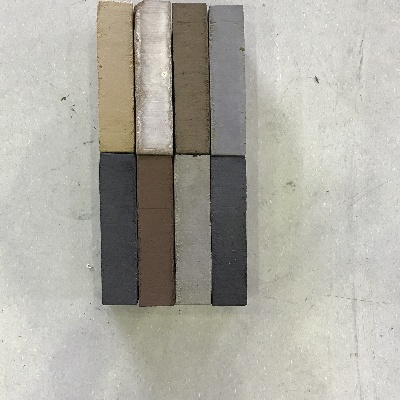
//> input picture Strojer_Images/Initial Test Images/Cropped/IMG_4047.JPG, 400 x 400 px
$ ./main   (built with g++ and OpenCV 4)
//> lines starting //> are read from the running program, lines starting //| are printed output that depends on the picture; after the words box and inside, x2 and y2 are one past the last pixel; in counts of white or black regions, pixels touching at a corner belong together
#include <iostream>
#include <opencv2/opencv.hpp>
#include <string>

using namespace std;
using namespace cv;

// Image containers
cv::Mat img_full;
cv::Mat img;
cv::Mat img_copy;
cv::Mat img_gray;
cv::Mat img_gaussian;
cv::Mat img_canny;
cv::Mat img_hough;

// Display Windows
string win_img = "Raw Image";
string win_gaussian = "Gaussian Image";
string win_canny = "Canny Image";
string win_hough = "Hough Image";
string win_img_line = "Image with Lines";


//Global variables used for tracksbars.
// * Cannye Edge Detector
int canny_thresh1 = 22;
int canny_thresh2 = 110;
int canny_threshMax = 255;

//* Gaussian filter
int kernel_size[5] = {3, 5, 7, 9, 11};
int kernel_size_idx = 1;
int std_dev = 2;


//* Hough Lines
int hough_threshold = 58;
int rho = 1;
int theta = 1;
int minLineLength = 20;
int maxLineGap = 20;


void equalize_luminance(cv::Mat& inputImg, cv::Mat& outputimg)
{
    cv::Mat hls_img;
    cv::cvtColor(inputImg, hls_img, cv::COLOR_BGR2HLS);

    std::vector<cv::Mat> channels(hls_img.channels());
    cv::split(hls_img, channels);
    cv::equalizeHist(channels[1], channels[1]);
    cv::merge(channels, hls_img);
    cv::cvtColor(hls_img, outputimg, cv::COLOR_HLS2BGR);
}


void change_images()
{
    //cv::GaussianBlur(img_gray, img_gaussian, cv::Size(kernel_size[kernel_size_idx],kernel_size[kernel_size_idx]), std_dev,std_dev);
    cv::medianBlur(img_gray, img_gaussian, 5);
    cv::Canny(img_gaussian, img_canny, canny_thresh1, canny_thresh2);
    img_copy = img.clone();

    //vector <Vec4i> lines;
    vector <Vec2f> lines;
    //cv::Mat hough_space;
    HoughLines(img_canny, lines, 0.5,CV_PI/45, hough_threshold, 0, CV_HOUGH_MULTI_SCALE);
    // [6 lines of commented-out code are left out]

    for (size_t i = 0; i < lines.size();i++)
    {

        float rho =  lines[i][0], theta = lines[i][1];
         cout << rho << ", " << theta << "; "<< endl;
        Point pt1, pt2;
        double a = cos(theta), b = sin(theta);
        double x0 = a*rho, y0 = b*rho;
        int size = min(img_full.size().width, img_full.size().height);
        pt1.x=cvRound(x0 + size*(-b));
        pt1.y=cvRound(y0 + size*(a));
        pt2.x=cvRound(x0 - size*(-b));
        pt2.y=cvRound(y0 - size*(a));
        line(img_copy, pt1, pt2, Scalar(0,255,0), 1, LINE_AA);
    }
    cout << "Length of lines " << lines.size()<< endl;
    //cout << "cols: " << hough_space.cols << "  Rows: "<< hough_space.rows << endl;
}

void update_images()
{
     imshow(win_img, img);
     imshow(win_gaussian, img_gaussian);
     imshow(win_canny, img_canny);
     imshow(win_img_line,img_copy);
}

static void on_trackbar(int, void*)
{
    change_images();
    update_images();
}


int main()
{
    //load image

    img_full = cv::imread("../Strojer_Images/Initial Test Images/Cropped/IMG_4047.JPG", IMREAD_COLOR);
//> img_full is the input picture: 400 rows x 400 cols, CV_8UC3; mean B, G, R 163.5, 172.2, 174.3
    //img_full = cv::imread("../Strojer_Images/Lower-Res (from c++)/Color_RGB/3rs-save-to-disk-output-Color.png", IMREAD_COLOR);
    //equalize_luminance(img_full, img_full);
    cv::imshow("test", img_full);
    cv::waitKey(0);
    /*//Crop image
    cv::Rect roi;
    roi.x = 100;
    //roi.x = 400;
    roi.y = 0;
    roi.width = min(img_full.size().width, img_full.size().height);
    roi.height = min(img_full.size().width, img_full.size().height);
    img = img_full(roi);*/
    img = img_full;
    // Create Display windows
    cv::namedWindow(win_img);
    cv::namedWindow(win_gaussian);
    cv::namedWindow(win_canny);
    cv::namedWindow(win_img_line);

    //Create Trackbars
    char TrackbarName[50];
    sprintf( TrackbarName, "Canny Threshold 1", canny_threshMax );
    cv::createTrackbar(TrackbarName, win_canny, &canny_thresh1, canny_threshMax, on_trackbar);
    sprintf( TrackbarName, "Canny Threshold 2", canny_threshMax );
    cv::createTrackbar(TrackbarName, win_canny, &canny_thresh2, canny_threshMax, on_trackbar);
    sprintf( TrackbarName, "Gaussian kernel");
    cv::createTrackbar(TrackbarName, win_gaussian, &kernel_size_idx, 4, on_trackbar);
    sprintf( TrackbarName, "Gaussian Std. dev.");
    cv::createTrackbar(TrackbarName, win_gaussian, &std_dev, 6, on_trackbar);
    sprintf( TrackbarName, "Hough Threshold");
    cv::createTrackbar(TrackbarName, win_img_line, &hough_threshold, 400, on_trackbar);
    sprintf( TrackbarName, "Hough minLength");
    cv::createTrackbar(TrackbarName, win_img, &minLineLength, 400, on_trackbar);
    sprintf( TrackbarName, "Hough maxLineGap");
    cv::createTrackbar(TrackbarName, win_img, &maxLineGap, 400, on_trackbar);
    // [6 lines of commented-out code are left out]
    cv::cvtColor(img, img_gray, CV_BGR2GRAY);
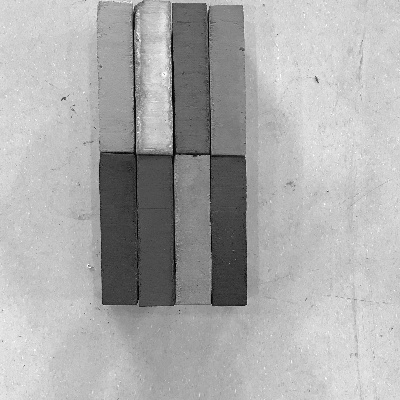
//> img_gray: 400 rows x 400 cols, CV_8UC1; min 0, max 255, mean 171.9
    change_images();
//> in change_images, `cv::Canny(img_gaussian, img_canny, canny_thresh1, canny_thresh2);`:
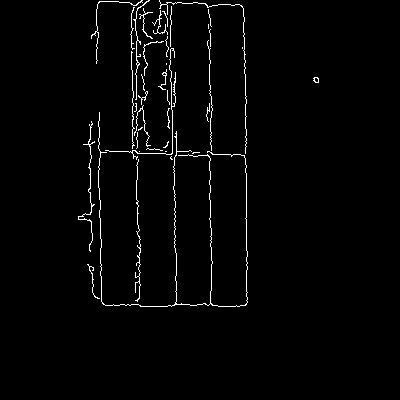
//> img_canny: 400 rows x 400 cols, CV_8UC1; 1.9% white in thin lines or dots, all inside (x1, y1, x2, y2) = (78, 0, 319, 307)
//> in change_images, `HoughLines(img_canny, lines, 0.5,CV_PI/45, hough_threshold, 0, CV_HOUG..`: lines = 14 lines (rho, theta), first 12: [246, 0], [136, 0], [210, 0], [137, 0], [211, 0], [174, 0], [245, 0], [209, 0], [132, 0], [90, 0], [176, 0], [139, 0]
//> the loop in change_images, `for (size_t i = 0; i < lines.size();i++)` made 14 passes
//> (rho, x0) on passes 1 to 12: (246, 246), (136, 136), (210, 210), (137, 137), (211, 211), (174, 174), (245, 245), (209, 209), (132, 132), (90, 90), (176, 176), (139, 139)
//| 246, 0;
//| 136, 0;
//| 210, 0;
//| 137, 0;
//| 211, 0;
//| 174, 0;
//| 245, 0;
//| 209, 0;
//> (output is shown up to pass 8 of 14)
//> after the loop in change_images, `for (size_t i = 0; i < lines.size();i++)`:
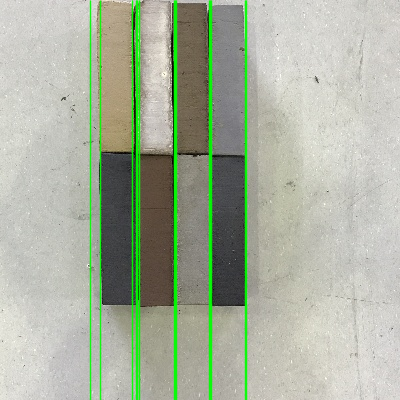
//> img_copy: 400 rows x 400 cols, CV_8UC3; 7.25% of pixels changed, all inside (x1, y1, x2, y2) = (89, 0, 248, 400)
//| Length of lines 14
    update_images();
    waitKey(0);

    // print parameters

    //waitKey(0);
    return 0;
}

$ run again, with Strojer_Images/Initial Test Images/Cropped/IMG_4040.JPG copied over Strojer_Images/Initial Test Images/Cropped/IMG_4047.JPG
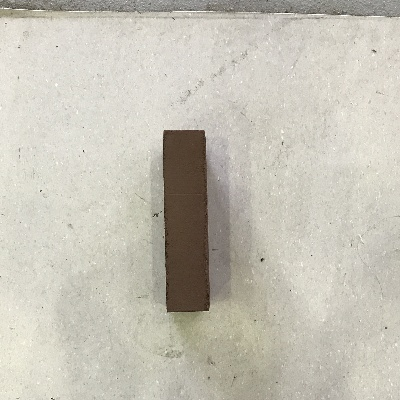
//> input picture Strojer_Images/Initial Test Images/Cropped/IMG_4040.JPG, 400 x 400 px
//> img_full is the input picture: 400 rows x 400 cols, CV_8UC3; mean B, G, R 182.3, 194, 197.7
//> in change_images, `cv::Canny(img_gaussian, img_canny, canny_thresh1, canny_thresh2);`:
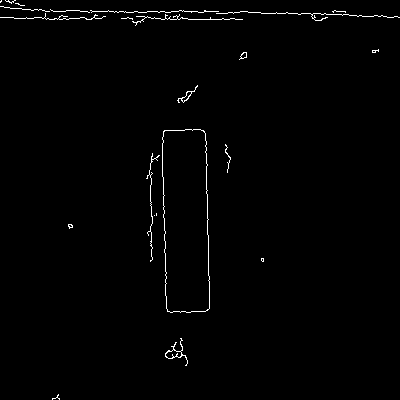
//> img_canny: 400 rows x 400 cols, CV_8UC1; 1% white in thin lines or dots
//> lines = 1 line (rho, theta): [165, 0]
//> the loop in change_images, `for (size_t i = 0; i < lines.size();i++)` made 1 pass
//> (rho, theta, a, b, x0, y0) on pass 1: (165, 0, 1, 0, 165, 0)
//> (printed output is left out)
//> after the loop in change_images, `for (size_t i = 0; i < lines.size();i++)`:
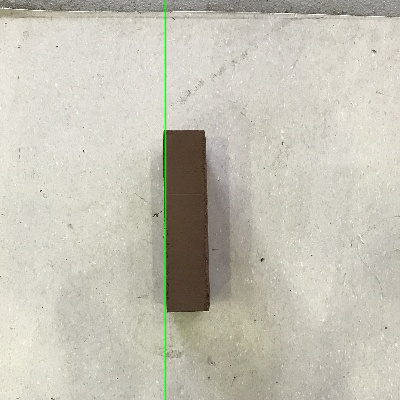
//> img_copy: 400 rows x 400 cols, CV_8UC3; 0.75% of pixels changed, all inside (x1, y1, x2, y2) = (164, 0, 167, 400)
//| Length of lines 1

$ run again, with Strojer_Images/Initial Test Images/Cropped/IMG_4041.JPG copied over Strojer_Images/Initial Test Images/Cropped/IMG_4047.JPG
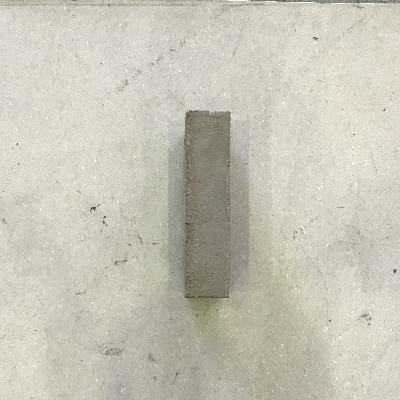
//> input picture Strojer_Images/Initial Test Images/Cropped/IMG_4041.JPG, 400 x 400 px
//> img_full is the input picture: 400 rows x 400 cols, CV_8UC3; mean B, G, R 183.9, 197.1, 200.1
//> in change_images, `cv::Canny(img_gaussian, img_canny, canny_thresh1, canny_thresh2);`:
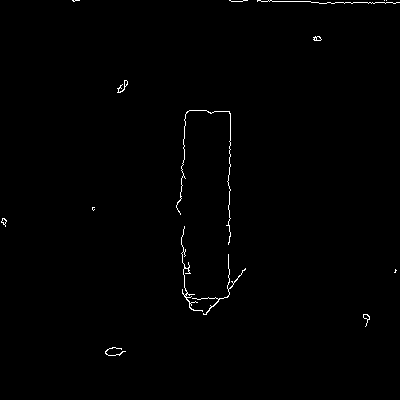
//> img_canny: 400 rows x 400 cols, CV_8UC1; 0.6% white in thin lines or dots, all inside (x1, y1, x2, y2) = (1, 0, 400, 356)
//> lines = 1 line (rho, theta): [229, 0]
//> the loop in change_images, `for (size_t i = 0; i < lines.size();i++)` made 1 pass
//> (rho, theta, a, b, x0, y0) on pass 1: (229, 0, 1, 0, 229, 0)
//> (printed output is left out)
//> after the loop in change_images, `for (size_t i = 0; i < lines.size();i++)`:
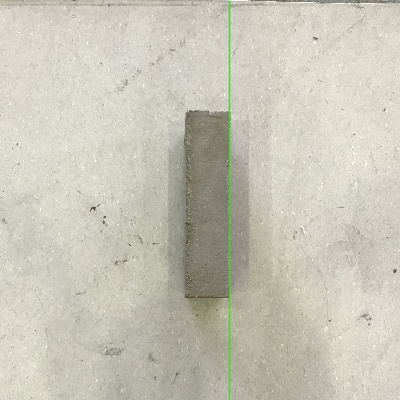
//> img_copy: 400 rows x 400 cols, CV_8UC3; 0.75% of pixels changed, all inside (x1, y1, x2, y2) = (228, 0, 231, 400)
//| Length of lines 1

$ run again, with Strojer_Images/Initial Test Images/Cropped/IMG_4042.JPG copied over Strojer_Images/Initial Test Images/Cropped/IMG_4047.JPG
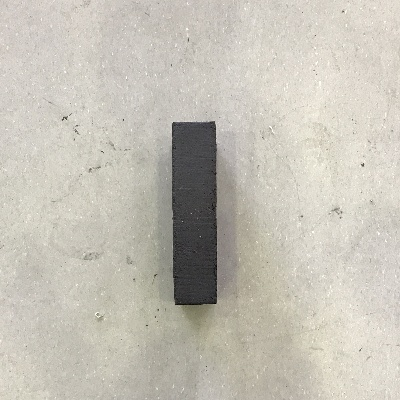
//> input picture Strojer_Images/Initial Test Images/Cropped/IMG_4042.JPG, 400 x 400 px
//> img_full is the input picture: 400 rows x 400 cols, CV_8UC3; mean B, G, R 182.4, 192.8, 196.8
//> in change_images, `cv::Canny(img_gaussian, img_canny, canny_thresh1, canny_thresh2);`:
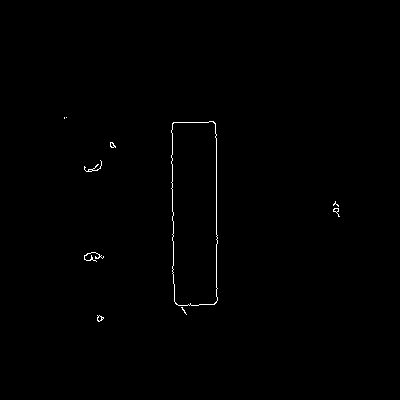
//> img_canny: 400 rows x 400 cols, CV_8UC1; 0.4% white in thin lines or dots, all inside (x1, y1, x2, y2) = (64, 117, 340, 322)
//> lines = 2 lines (rho, theta): [216, 0], [172, 0]
//> the loop in change_images, `for (size_t i = 0; i < lines.size();i++)` made 2 passes
//> (rho, theta, a, b, x0, y0) on passes 1 to 2: (216, 0, 1, 0, 216, 0), (172, 0, 1, 0, 172, 0)
//> (printed output is left out)
//> after the loop in change_images, `for (size_t i = 0; i < lines.size();i++)`:
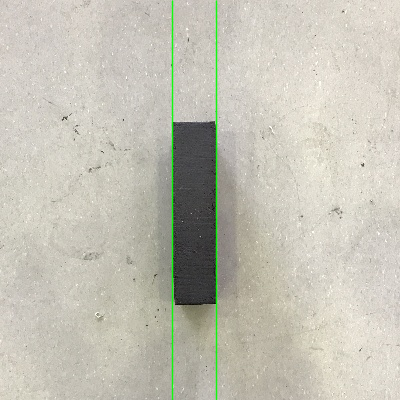
//> img_copy: 400 rows x 400 cols, CV_8UC3; 1.5% of pixels changed, all inside (x1, y1, x2, y2) = (171, 0, 218, 400)
//| Length of lines 2
